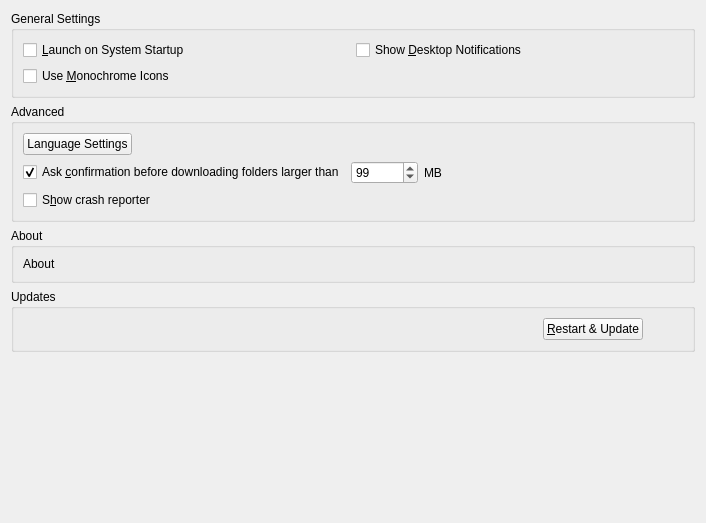
<?xml version="1.0" encoding="UTF-8"?>
<ui version="4.0">
 <class>OCC::GeneralSettings</class>
 <widget class="QWidget" name="OCC::GeneralSettings">
  <property name="geometry">
   <rect>
    <x>0</x>
    <y>0</y>
    <width>706</width>
    <height>523</height>
   </rect>
  </property>
  <property name="windowTitle">
   <string>Form</string>
  </property>
  <layout class="QGridLayout" name="gridLayout_3">
   <item row="0" column="0">
    <widget class="QGroupBox" name="generalGroupBox">
     <property name="title">
      <string>General Settings</string>
     </property>
     <layout class="QGridLayout" name="gridLayout_2">
      <item row="0" column="0">
       <widget class="QCheckBox" name="autostartCheckBox">
        <property name="text">
         <string>&amp;Launch on System Startup</string>
        </property>
       </widget>
      </item>
      <item row="0" column="1">
       <widget class="QCheckBox" name="desktopNotificationsCheckBox">
        <property name="text">
         <string>Show &amp;Desktop Notifications</string>
        </property>
       </widget>
      </item>
      <item row="1" column="0">
       <widget class="QCheckBox" name="monoIconsCheckBox">
        <property name="toolTip">
         <string>For System Tray</string>
        </property>
        <property name="text">
         <string>Use &amp;Monochrome Icons</string>
        </property>
       </widget>
      </item>
     </layout>
    </widget>
   </item>
   <item row="1" column="0">
    <widget class="QGroupBox" name="groupBox">
     <property name="title">
      <string>Advanced</string>
     </property>
     <layout class="QGridLayout" name="gridLayout">
      <item row="0" column="0">
       <widget class="QPushButton" name="languageFilesButton">
        <property name="text">
         <string>Language Settings</string>
        </property>
       </widget>
      </item>
      <item row="0" column="1" colspan="2">
       <spacer name="horizontalSpacer_4">
        <property name="orientation">
         <enum>Qt::Horizontal</enum>
        </property>
        <property name="sizeHint" stdset="0">
         <size>
          <width>555</width>
          <height>20</height>
         </size>
        </property>
       </spacer>
      </item>
      <item row="1" column="0" colspan="3">
       <layout class="QHBoxLayout" name="horizontalLayout_3">
        <item>
         <widget class="QCheckBox" name="newFolderLimitCheckBox">
          <property name="text">
           <string>Ask &amp;confirmation before downloading folders larger than</string>
          </property>
          <property name="checked">
           <bool>true</bool>
          </property>
         </widget>
        </item>
        <item>
         <widget class="QSpinBox" name="newFolderLimitSpinBox">
          <property name="maximum">
           <number>999999</number>
          </property>
          <property name="value">
           <number>99</number>
          </property>
         </widget>
        </item>
        <item>
         <widget class="QLabel" name="label">
          <property name="text">
           <string>MB</string>
          </property>
         </widget>
        </item>
        <item>
         <spacer name="horizontalSpacer_3">
          <property name="orientation">
           <enum>Qt::Horizontal</enum>
          </property>
          <property name="sizeHint" stdset="0">
           <size>
            <width>40</width>
            <height>20</height>
           </size>
          </property>
         </spacer>
        </item>
       </layout>
      </item>
      <item row="2" column="0" colspan="2">
       <widget class="QCheckBox" name="crashreporterCheckBox">
        <property name="sizePolicy">
         <sizepolicy hsizetype="MinimumExpanding" vsizetype="Fixed">
          <horstretch>0</horstretch>
          <verstretch>0</verstretch>
         </sizepolicy>
        </property>
        <property name="text">
         <string>S&amp;how crash reporter</string>
        </property>
       </widget>
      </item>
      <item row="2" column="2">
       <layout class="QHBoxLayout" name="horizontalLayout_5">
        <item>
         <spacer name="horizontalSpacer_5">
          <property name="orientation">
           <enum>Qt::Horizontal</enum>
          </property>
          <property name="sizeHint" stdset="0">
           <size>
            <width>40</width>
            <height>20</height>
           </size>
          </property>
         </spacer>
        </item>
       </layout>
      </item>
     </layout>
    </widget>
   </item>
   <item row="2" column="0">
    <widget class="QGroupBox" name="aboutGroupBox">
     <property name="title">
      <string>About</string>
     </property>
     <layout class="QVBoxLayout" name="verticalLayout_3">
      <item>
       <widget class="QLabel" name="aboutLabel">
        <property name="text">
         <string>About</string>
        </property>
       </widget>
      </item>
     </layout>
    </widget>
   </item>
   <item row="3" column="0">
    <widget class="QGroupBox" name="updatesGroupBox">
     <property name="title">
      <string>Updates</string>
     </property>
     <layout class="QHBoxLayout" name="horizontalLayout">
      <item>
       <widget class="QLabel" name="updateStateLabel">
        <property name="text">
         <string/>
        </property>
        <property name="wordWrap">
         <bool>true</bool>
        </property>
        <property name="openExternalLinks">
         <bool>true</bool>
        </property>
       </widget>
      </item>
      <item>
       <widget class="QPushButton" name="restartButton">
        <property name="sizePolicy">
         <sizepolicy hsizetype="Maximum" vsizetype="Fixed">
          <horstretch>0</horstretch>
          <verstretch>0</verstretch>
         </sizepolicy>
        </property>
        <property name="text">
         <string>&amp;Restart &amp;&amp; Update</string>
        </property>
       </widget>
      </item>
      <item>
       <spacer name="horizontalSpacer">
        <property name="orientation">
         <enum>Qt::Horizontal</enum>
        </property>
        <property name="sizeType">
         <enum>QSizePolicy::Preferred</enum>
        </property>
        <property name="sizeHint" stdset="0">
         <size>
          <width>40</width>
          <height>20</height>
         </size>
        </property>
       </spacer>
      </item>
     </layout>
    </widget>
   </item>
   <item row="4" column="0">
    <spacer name="verticalSpacer">
     <property name="orientation">
      <enum>Qt::Vertical</enum>
     </property>
     <property name="sizeHint" stdset="0">
      <size>
       <width>20</width>
       <height>0</height>
      </size>
     </property>
    </spacer>
   </item>
  </layout>
 </widget>
 <tabstops>
  <tabstop>autostartCheckBox</tabstop>
  <tabstop>desktopNotificationsCheckBox</tabstop>
  <tabstop>monoIconsCheckBox</tabstop>
  <tabstop>languageFilesButton</tabstop>
  <tabstop>newFolderLimitCheckBox</tabstop>
  <tabstop>newFolderLimitSpinBox</tabstop>
  <tabstop>crashreporterCheckBox</tabstop>
  <tabstop>restartButton</tabstop>
 </tabstops>
 <resources/>
 <connections>
  <connection>
   <sender>newFolderLimitCheckBox</sender>
   <signal>toggled(bool)</signal>
   <receiver>newFolderLimitSpinBox</receiver>
   <slot>setEnabled(bool)</slot>
   <hints>
    <hint type="sourcelabel">
     <x>225</x>
     <y>231</y>
    </hint>
    <hint type="destinationlabel">
     <x>587</x>
     <y>230</y>
    </hint>
   </hints>
  </connection>
 </connections>
</ui>
